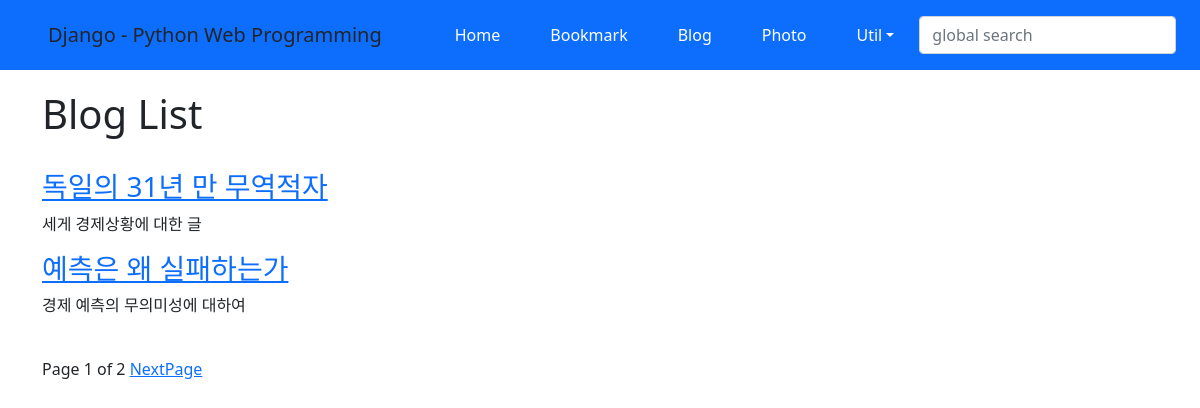
Page /blog on the committed database.
### blog/models.py (models this page shows, shortened)
class Post(models.Model):
    title = models.CharField(verbose_name='TITLE',max_length=50)
    slug = models.SlugField('SLUG', unique=True, allow_unicode=True, help_text='one word for title alias')
    description = models.CharField('DESCRIPTION', max_length=100, blank=True, help_text='simple description text')
    content = models.TextField('CONTENT')
    create_dt = models.DateTimeField('CREATE DATE', auto_now_add=True)
    modify_dt = models.DateTimeField('MODIFY DATE', auto_now=True)
    class Meta: # 필드 속성 외에 필요한 파라미터가 있으면, Meta 내부 클래스로 정의.
        verbose_name = 'post'
        verbose_name_plural = 'posts'
        db_table = 'blog_posts'
        ordering = ('-modify_dt',)
    def get_absolute_url(self):
        return reverse('blog:post_detail', args=(self.slug,))

### blog/views.py (the view)
# urls.py: path('', views.PostLV.as_view(), name='index'),
class PostLV(ListView):
    model = Post
    template_name = 'blog/post_all.html'
    context_object_name = 'posts'
    paginate_by = 2

### blog/templates/blog/post_all.html (shortened to what this page needs)
{% extends 'base.html' %}
{% block content %}
<h1>Blog List</h1>
<br>
{% for post in posts %}
    <h3><a href = '{{ post.get_absolute_url }}'>{{ post.title }}</a></h3>
    <p>{{ post.description }}</p>
{% endfor %}
<br>
<div>
    <span>
        Page {{ page_obj.number }} of {{ page_obj.paginator.num_pages }}
        {% if page_obj.has_next %}
            <a href='?page={{ page_obj.next_page_number }}'>NextPage</a>
        {% endif %}
    </span>
</div>
{% endblock %}

### rows in the picture
Post: title "독일의 31년 만 무역적자", description "세게 경제상황에 대한 글"
Post: title "예측은 왜 실패하는가", description "경제 예측의 무의미성에 대하여"

### other values in the picture
{{ page_obj.number }} "1"
{{ page_obj.paginator.num_pages }} "2"
